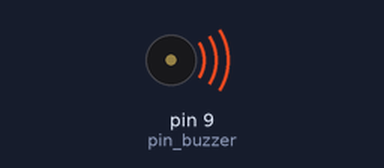
The sketch below on a simulated Arduino Uno, built with avr-gcc and run on an emulated ATmega328P. Shown: buzzer (waves = sounding). At 4.0 s the program stops and its outputs stay as they are.

Above: at 0.5 s.
Timing chart, 0 to 4.6 s (numbered marks = the images above):
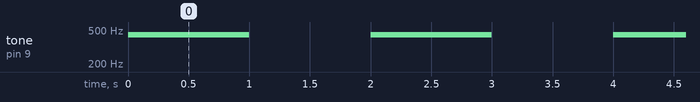

The sketch:

buzzer_v1.ino
```cpp
// Autor: matematicasdeinstituto
// Web  : https://github.com/matematicasdeinstituto/arduino

// Ideas nuevas:
//  1. Uso de un buzzer


constexpr int pin_buzzer = 9;


int main()
{
    init();

    pinMode(pinMode, OUTPUT);   // definimos el pin de salida

    while (true){
        tone(pin_buzzer, 440);  // generamos una señal de 440Hz
        delay(1000);

        noTone(pin_buzzer);     // apagamos la señal
        delay(1000);
    }
}
```

Measured:
- by itself, tone on pin 9 (pin_buzzer): alternates 440 Hz for 1.0 s and silent for 1.0 s
